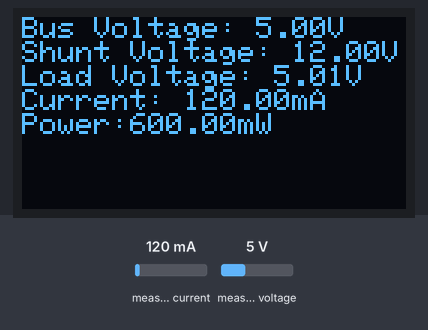
The sketch below on a simulated Arduino Leonardo, built with avr-gcc and run on an emulated ATmega32U4. Shown: 128×64 one-colour display. The test bench sets the inputs (shaded band); at power-on: measured current 120 mA, measured voltage 5 V. What the sketch prints to the serial monitor is not drawn.

Above: at 1.2 s.
1.3 s: measured current set to 40 mA
At 2.6 s:
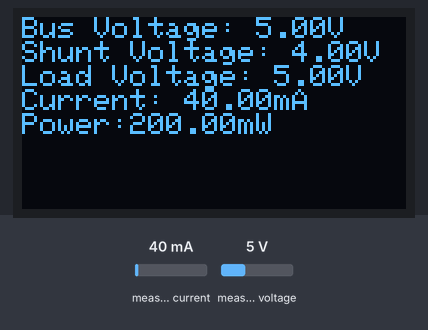
3.6 s: measured voltage set to 0.3 V
At 4.8 s:
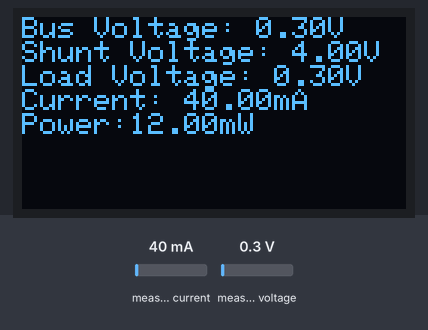
5.7 s: measured current set to 500 mA
At 6.9 s:
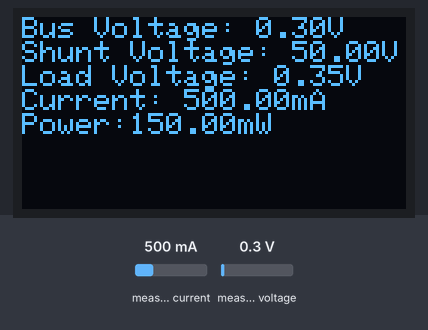
7.8 s: measured voltage set to 3.8 V
At 9.1 s:
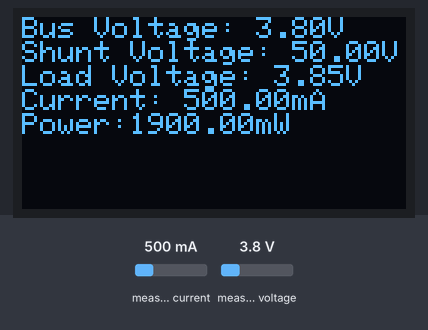
Timing chart, 0 to 10.8 s (numbered marks = the images above; inputs shaded):
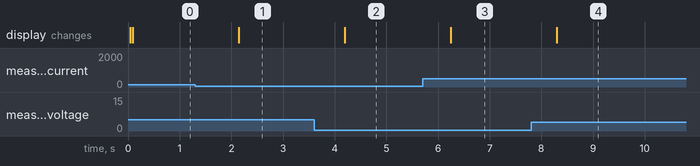

Measured:
- after the input at 1.3 s, the display: changes after 0.84 s (image 1)
- after the input at 3.6 s, the display: changes after 0.59 s (image 2)
- after the input at 5.7 s, the display: changes after 0.54 s (image 3)
- after the input at 7.8 s, the display: changes after 0.49 s (image 4)

The sketch:

INA219_OLED.ino
```cpp
/*
* This example code for current and voltage from INA219 module
* is used with ESP32 LPkit board.
* ESP32-LPkit reads current and voltage from INA219 sensor
* and shows on OLED display
*
* SDA - GPIO21
* SCL - GPIO22
*
* Made by (c) laskakit.cz 2023
*
* Libraries
* https://github.com/adafruit/Adafruit_INA219 Example is used
*/

#include <Wire.h>
#include <Adafruit_INA219.h>
#include <Adafruit_GFX.h>     // https://github.com/adafruit/Adafruit-GFX-Library
#include <Adafruit_SH110X.h>  // https://github.com/adafruit/Adafruit_SH110X

#define i2c_Address 0x3c

Adafruit_SH1106G display = Adafruit_SH1106G(128, 64, &Wire, -1); //Nastavý display
Adafruit_INA219 ina219;


void setup(void)
{
  Serial.begin(115200);
  while (!Serial) {
      // will pause Zero, Leonardo, etc until serial console opens
      delay(1);
  }

  Serial.println("Hello!");

  // Initialize the INA219.
  // By default the initialization will use the largest range (32V, 2A).  However
  // you can call a setCalibration function to change this range (see comments).
  if (! ina219.begin()) {
    Serial.println("Failed to find INA219 chip");
    while (1) { delay(10); }
  }
  // To use a slightly lower 32V, 1A range (higher precision on amps):
  //ina219.setCalibration_32V_1A();
  // Or to use a lower 16V, 400mA range (higher precision on volts and amps):
  //ina219.setCalibration_16V_400mA();

  Serial.println("Measuring voltage and current with INA219 ...");

  display.begin(i2c_Address, true);
  display.clearDisplay();
  display.setTextColor(SH110X_WHITE);
  display.setTextSize(1);
}

void loop(void)
{
  float shuntvoltage = 0;
  float busvoltage = 0;
  float current_mA = 0;
  float loadvoltage = 0;
  float power_mW = 0;

  shuntvoltage = ina219.getShuntVoltage_mV();
  busvoltage = ina219.getBusVoltage_V();
  current_mA = ina219.getCurrent_mA();
  power_mW = ina219.getPower_mW();
  loadvoltage = busvoltage + (shuntvoltage / 1000);

  Serial.print("Bus Voltage:   "); Serial.print(busvoltage); Serial.println(" V");
  Serial.print("Shunt Voltage: "); Serial.print(shuntvoltage); Serial.println(" mV");
  Serial.print("Load Voltage:  "); Serial.print(loadvoltage); Serial.println(" V");
  Serial.print("Current:       "); Serial.print(current_mA); Serial.println(" mA");
  Serial.print("Power:         "); Serial.print(power_mW); Serial.println(" mW");
  Serial.println("");

  display.setCursor(0,0);
  display.println((String)"Bus Voltage: "+busvoltage+"V");       //Zobrazí na displeji teplotu z čidla
  display.println((String)"Shunt Voltage: "+shuntvoltage+"V");  //Zobrazí na displeji tlak z čidla
  display.println((String)"Load Voltage: "+loadvoltage+"V");          //Zobrazí na displeji vlhkost z čidla
  display.println((String)"Current: "+current_mA+"mA");          //Zobrazí na displeji Gas Resistance z čidla
  display.println((String)"Power:" +power_mW+ "mW"); //Zobrazí na displeji nadmořskou výšku vypočtenou z údajů z čidla
  display.display();
  delay(2000);
  display.clearDisplay();

}
```
